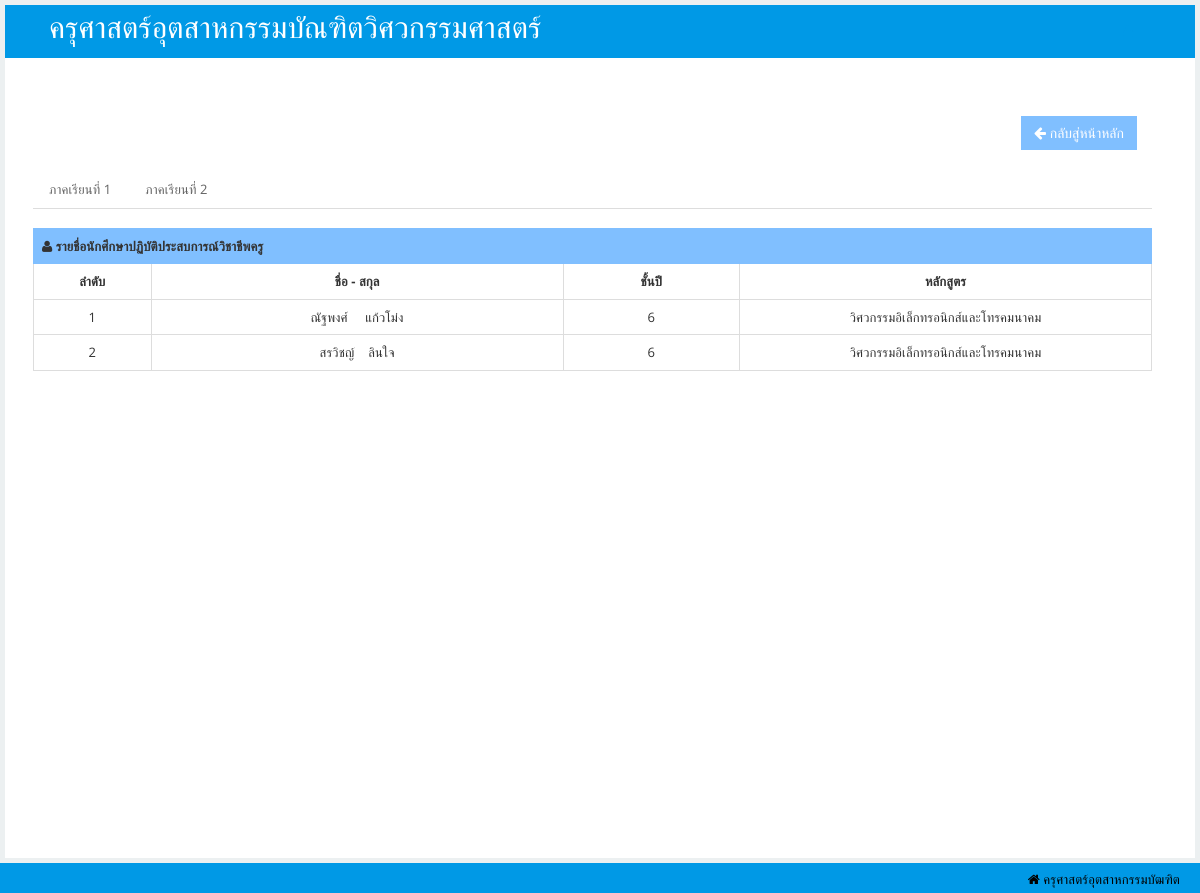
Page /rmutlexpro/reportshowyear.php?branch_id=10012&year_id=2559 on the committed database.
### tables this page shows
CREATE TABLE `studentsave` (
  `studentsave_id` bigint(15) NOT NULL,
  `student_id` bigint(14) NOT NULL,
  `title_id` int(11) NOT NULL,
  `studentsave_name` varchar(50) NOT NULL,
  `studentsave_lname` varchar(50) NOT NULL,
  `faculty_id` int(11) NOT NULL,
  `course_id` int(11) NOT NULL,
  `branch_id` int(11) NOT NULL,
  `year_id` int(11) NOT NULL,
  `term_id` int(11) NOT NULL,
  `class_id` int(11) NOT NULL,
  `studentsave_Advisors` varchar(100) NOT NULL,
  `studentsave_password` varchar(50) NOT NULL,
  `indentity_id` int(11) NOT NULL,
  `profile_id` bigint(15) NOT NULL,
  `saddressnow_id` bigint(14) NOT NULL,
  `saddresshome_id` bigint(14) NOT NULL,
  `edu_id` int(11) NOT NULL,
  `edupart_id` int(11) NOT NULL,
  `trainer_id` int(11) NOT NULL,
  `teacher_id` int(11) NOT NULL
);

CREATE TABLE `class` (
  `class_id` int(11) NOT NULL,
  `class_name` varchar(2) NOT NULL
);

CREATE TABLE `branch` (
  `branch_id` int(11) NOT NULL,
  `branch_name` varchar(50) NOT NULL
);

### rmutlexpro/reportshowyear.php (the view, shortened to what this page needs)
<!DOCTYPE html>
<html lang="en"><head>
    <link id="bootstrap-style" href="css/bootstrap.css" rel="stylesheet">
    <link href="css/halflings.css" rel="stylesheet">
    <link rel="stylesheet" href="css/layout.css" type="text/css">
    <link href="css/bootstrap-responsive.min.css" rel="stylesheet">
    <link id="base-style" href="css/style.css" rel="stylesheet">
    <link id="base-style-responsive" href="css/style-responsive.css" rel="stylesheet">
    <link href="css/font-awesome.min.css" rel="stylesheet">
    <link href="css/font-awesome.css" rel="stylesheet">
    <link rel="stylesheet" href="css/modal.css" type="text/css">
</head>
<body>
<?php
$branch_id=$_GET['branch_id'];
$year_id=$_GET['year_id'];
?>
<div id="main">
<nav class="navbar navbar-default">
        <div class="navbar-inner">
            <div class="container-fluid">
                <div class="navbar-header">
                    <a class="brand"><span style="font-size:30px">&nbsp;ครุศาสตร์อุตสาหกรรมบัณฑิตวิศวกรรมศาสตร์</span></a>
                </div>
                <div class="nav-no-collapse header-nav">
                    <ul class="nav navbar-nav pull-right">
                        <li class="dropdown">
                            <a class="btn dropdown-toggle" href="#">
                                <i class="fa fa-user" style="color: #0099e6"></i>
                            </a>
                        </li>
                    </ul>
                </div>
            </div>
        </div>
    </nav>
            <div id="content" class="span10">
                <div class="row">
<div class="tab-pane active" id="stdpro">
        <div class="panel-body">
          <div class="form-horizontal">
              <div class="panel-body">
                <div class="col-sm-12">
                <div align="right">
                                <button type="button" class="btn btn-primary btn-lg" id="adduser" style="background-color:#80bfff;border-color: #80bfff;; color:#fff" onclick='location.replace("reportyear.php")'><i class="icon-arrow-left"></i> กลับสู่หน้าหลัก</button>
                        </div>
                  <div class="form-group">
      <div><br></div>
<ul class="nav nav-tabs" role="tablist">
  <li class="nav-item">
    <a class="nav-link active" data-toggle="tab" href="#home" role="tab">ภาคเรียนที่ 1</a>
  </li>
  <li class="nav-item">
    <a class="nav-link" data-toggle="tab" href="#profile" role="tab">ภาคเรียนที่ 2</a>
  </li>
</ul>
<div class="tab-content">
  <div class="tab-pane active" id="home" role="tabpanel">
      <div class="table-responsive panel-collapse pull out">
      <br>
                            <table class="table table-bordered">
                                <tbody>
                                    <tr>
                                        <td style="text-align:left" class="success" colspan="10"><i class=" icon-user"></i><strong> รายชื่อนักศึกษาปฏิบัติประสบการณ์วิชาชีพครู</strong></td>
                                    </tr>
                                    <tr style="font-weight:bold;">
                                        <td style="width:10%;text-align:center">ลำดับ</td>
                                        <td style="width:35%;text-align:center">ชื่อ - สกุล</td>
                                        <td style="width:15%;text-align:center">ชั้นปี</td>
                                        <td style="width:35%;text-align:center">หลักสูตร</td>
                                    </tr>
                                    <tr>
                                    <?php
                                    $i='0';
                                    $no=$year_id+'10000';
                                    $strSQL1 = "SELECT * FROM termyear WHERE year_id='$year_id' AND termyear_id='$no'";
    $objQuery1 = mysql_query($strSQL1);
        $nti1=mysql_fetch_array($objQuery1);
            $term=$nti1['termyear_id'];
    $strSQL = "SELECT * FROM studentsave WHERE term_id='$term' AND branch_id=$branch_id ";
    $objQuery = mysql_query($strSQL);
    while ($nti=mysql_fetch_array($objQuery)){
    $i=$i+'1';
                                        ?>
                                        <td style="text-align:center"><?php echo $i;?></td>
                                        <td style="text-align:center"><?php echo $nti['studentsave_name'];?>&nbsp;&nbsp;&nbsp;&nbsp;<?php echo $nti['studentsave_lname'];?></td>
                                        <td style="text-align:center"><?php $classid=$nti['class_id'];
                                        $strSQL1 = "SELECT * FROM class WHERE class_id=$classid ";
                                        $objQuery1 = mysql_query($strSQL1);
                                        $nti1=mysql_fetch_array($objQuery1);
                                        echo $nti1['class_name'];
                                        ?></td>
                                        <td style="text-align:center"><?php $branch_id=$nti['branch_id'];
                                            $strSQL1 = "SELECT * FROM branch WHERE branch_id=$branch_id ";
                                        $objQuery1 = mysql_query($strSQL1);
                                        $nti1=mysql_fetch_array($objQuery1);
                                        echo $nti1['branch_name'];
                                        ?></td>
                                    </tr>
                                   <?php }?>
                                </tbody>
                            </table>
                        </div>
  </div>
  </div>
</div>
</div>
                </div>
              </div>
            </div>
          </div>
                </div>
            </div>
        </div>
       <footer>
            <p>
                <span class="icon-home" style="text-align:left;float: right"> ครุศาสตร์อุตสาหกรรมบัฒฑิต</a></span>
            </p>
        </footer>
</body>
</html>

### rmutlexpro/css/halflings.css (style rules this page uses)
html, html .halflings { -webkit-font-smoothing: antialiased !important; }

### rmutlexpro/css/layout.css (style rules this page uses)
html { position: relative; z-index: 1; min-height: 100%; letter-spacing: 0.1px; }
html body { font-family: 'Open Sans', sans-serif; font-size: 13px; min-height: 100%; background-color: #ecf0f1; overflow-x: hidden; }
#main { position: relative; -webkit-transition: -webkit-transform 0.2s ease; -o-transition: -o-transform 0.2s ease; transition: transform 0.2s ease; }
#main:before, #main:after { content: " "; display: table; }
#main:after { clear: both; }
#main { padding-top: 100px; }
@media (min-width: 768px) { #main { padding-top: 60px; } }

### rmutlexpro/css/style-responsive.css (style rules this page uses)
@media (min-width: 1200px) { #content { width: 100%; padding: 28px; margin: 0px 0px; } }
@media (min-width: 1200px) { footer { margin: 0px 0px 0px 0px; padding: 10px 20px; } }

### rmutlexpro/css/modal.css (style rules this page uses)
* { margin:0; padding:0; }

### rmutlexpro/reportshowyear.php (style rules this page uses)
body { font-family: "Lato", sans-serif; }
#main { transition: margin-left .5s; padding: 5px; }

### rows in the picture
studentsave: i "1", studentsave_name "ณัฐพงศ์", studentsave_lname "แก้วโม่ง", class.class_name "6", branch.branch_name "วิศวกรรมอิเล็กทรอนิกส์และโทรคมนาคม"
studentsave: i "2", studentsave_name "สรวิชญ์", studentsave_lname "ลินใจ", class.class_name "6", branch.branch_name "วิศวกรรมอิเล็กทรอนิกส์และโทรคมนาคม"
